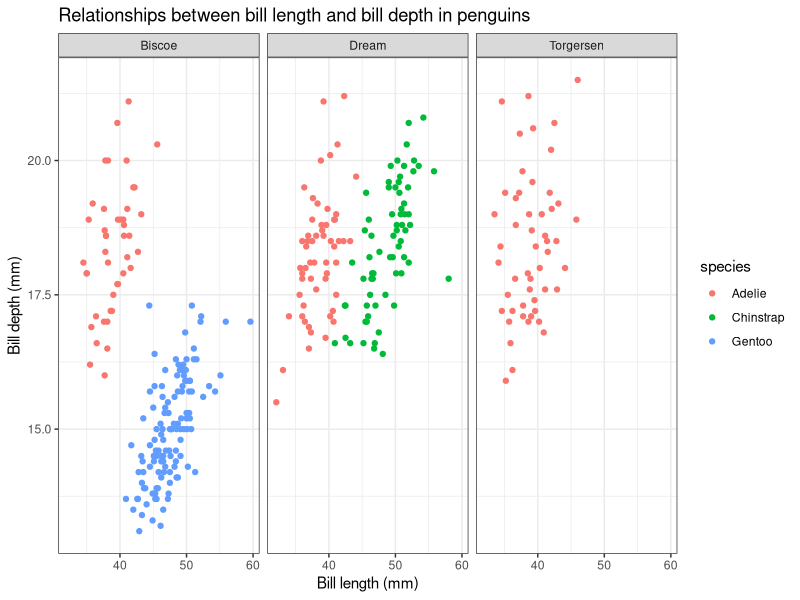

This chart was generated by the following R code:
#I am just going to write a bunch of bullshit here

library(palmerpenguins)
library(tidyverse)

data<-palmerpenguins::penguins
str(data)

ggplot(data) +
  geom_point(aes(x=bill_length_mm,y=bill_depth_mm,colour=species)) +
  facet_wrap(~island) +
  labs(x="Bill length (mm)",y="Bill depth (mm)",title="Relationships between bill length and bill depth in penguins")+
  theme_bw()
str(data)
